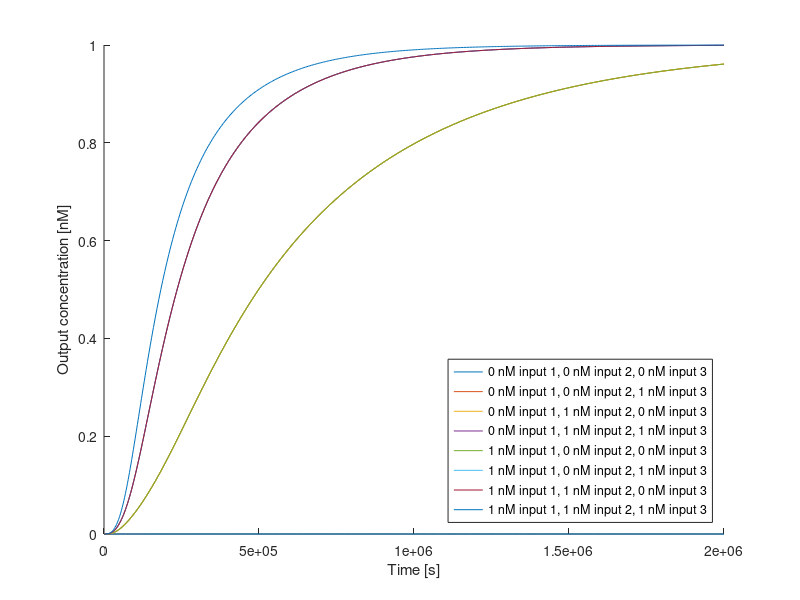

This chart was generated by the following MATLAB code:
clc; clf; clear all; close all;

data0 = dlmread('0.tsv', '\t', 2, 0);
data1 = dlmread('1.tsv', '\t', 2, 0);
data2 = dlmread('2.tsv', '\t', 2, 0);
data3 = dlmread('3.tsv', '\t', 2, 0);
data4 = dlmread('4.tsv', '\t', 2, 0);
data5 = dlmread('5.tsv', '\t', 2, 0);
data6 = dlmread('6.tsv', '\t', 2, 0);
data7 = dlmread('7.tsv', '\t', 2, 0);

hold on
plot(data0(:,1), data0(:,2))
plot(data1(:,1), data1(:,2))
plot(data2(:,1), data2(:,2))
plot(data3(:,1), data3(:,2))
plot(data4(:,1), data4(:,2))
plot(data5(:,1), data5(:,2))
plot(data6(:,1), data6(:,2))
plot(data7(:,1), data7(:,2))

ylabel('Output concentration [nM]');
legend('0 nM input 1, 0 nM input 2, 0 nM input 3', '0 nM input 1, 0 nM input 2, 1 nM input 3','0 nM input 1, 1 nM input 2, 0 nM input 3', '0 nM input 1, 1 nM input 2, 1 nM input 3','1 nM input 1, 0 nM input 2, 0 nM input 3','1 nM input 1, 0 nM input 2, 1 nM input 3','1 nM input 1, 1 nM input 2, 0 nM input 3','1 nM input 1, 1 nM input 2, 1 nM input 3','Location', 'southeast')
xlabel('Time [s]');

saveas(gcf, 'or_1_simulation_3input.png');